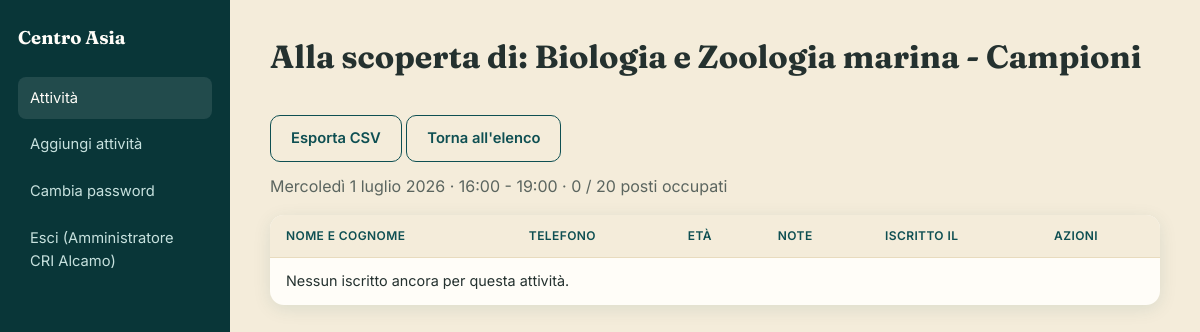
Screenshot of /admin/iscritti.php?attivita_id=1 (signed in) with the database file from the repository.
### tables this page shows
CREATE TABLE `attivita` (
  `id` int(10) unsigned NOT NULL AUTO_INCREMENT,
  `titolo` varchar(255) NOT NULL,
  `descrizione` text DEFAULT NULL,
  `responsabile` varchar(150) DEFAULT NULL,
  `note_interne` varchar(255) DEFAULT NULL COMMENT 'Note visibili solo in admin (es. "data da destinarsi")',
  `data_attivita` date DEFAULT NULL COMMENT 'NULL se data ancora da definire',
  `ora_inizio` time DEFAULT NULL,
  `ora_fine` time DEFAULT NULL,
  `posti_max` smallint(5) unsigned NOT NULL DEFAULT 20,
  `partecipazione_libera` tinyint(1) NOT NULL DEFAULT 0 COMMENT '1 = nessun limite di posti / accesso libero',
  `quota_da_definire` tinyint(1) NOT NULL DEFAULT 0 COMMENT '1 = quota torneo ancora da definire',
  `data_da_definire` tinyint(1) NOT NULL DEFAULT 0,
  `attiva` tinyint(1) NOT NULL DEFAULT 1 COMMENT 'Se 0, non visibile/iscrivibile sul sito pubblico',
  `creato_il` timestamp NOT NULL DEFAULT current_timestamp(),
  `aggiornato_il` timestamp NOT NULL DEFAULT current_timestamp() ON UPDATE current_timestamp(),
  PRIMARY KEY (`id`),
  KEY `idx_data` (`data_attivita`),
  KEY `idx_attiva` (`attiva`)
);

### includes/functions.php (called while the page is built, shortened)
<?php
function h(?string $s): string
{
    return htmlspecialchars($s ?? '', ENT_QUOTES, 'UTF-8');
}
function formattaDataItaliana(?string $data): string
{
    $giorni = ['Domenica', 'Lunedì', 'Martedì', 'Mercoledì', 'Giovedì', 'Venerdì', 'Sabato'];
    $mesi = ['', 'gennaio', 'febbraio', 'marzo', 'aprile', 'maggio', 'giugno',
             'luglio', 'agosto', 'settembre', 'ottobre', 'novembre', 'dicembre'];
    $ts = strtotime($data);
    $giornoSettimana = $giorni[(int) date('w', $ts)];
    $giorno = (int) date('j', $ts);
    $mese = $mesi[(int) date('n', $ts)];
    $anno = date('Y', $ts);
    return "{$giornoSettimana} {$giorno} {$mese} {$anno}";
}
function formattaOrario(?string $ora): string
{
    return substr($ora, 0, 5);
}
function fasciaOraria(array $attivita): string
{
    $fine = !empty($attivita['ora_fine']) ? ' - ' . formattaOrario($attivita['ora_fine']) : '';
    return formattaOrario($attivita['ora_inizio']) . $fine;
}

### admin/iscritti.php (the view, shortened to what this page needs)
<?php
$pdo = getDB();
$attivitaId = filter_input(INPUT_GET, 'attivita_id', FILTER_VALIDATE_INT);
$stmt = $pdo->prepare('SELECT * FROM attivita WHERE id = :id');
$stmt->execute(['id' => $attivitaId]);
$attivita = $stmt->fetch();
$stmt = $pdo->prepare('SELECT * FROM iscrizioni WHERE attivita_id = :id ORDER BY iscritto_il ASC');
$stmt->execute(['id' => $attivitaId]);
$iscritti = $stmt->fetchAll();
require __DIR__ . '/includes/layout_top.php';
?>
<div class="admin-toolbar">
    <h1><?= h($attivita['titolo']) ?></h1>
    <div>
        <a class="btn btn-secondario" href="esporta_csv.php?attivita_id=<?= (int) $attivitaId ?>">Esporta CSV</a>
        <a class="btn btn-secondario" href="index.php">Torna all'elenco</a>
    </div>
</div>
<p style="color:#5B655F;margin-top:-10px">
    <?= (int) $attivita['data_da_definire'] === 1 ? 'Data da destinarsi' : h(formattaDataItaliana($attivita['data_attivita'])) ?>
    <?php if (fasciaOraria($attivita)): ?> &middot; <?= h(fasciaOraria($attivita)) ?><?php endif; ?>
    &middot; <?= count($iscritti) ?> / <?= (int) $attivita['posti_max'] ?> posti occupati
</p>
<table class="tabella-admin">
    <thead>
        <tr>
            <th>Nome e cognome</th>
            <th>Telefono</th>
            <th>Età</th>
            <th>Note</th>
            <th>Iscritto il</th>
            <th>Azioni</th>
        </tr>
    </thead>
    <tbody>
    <?php if (!$iscritti): ?>
        <tr><td colspan="6">Nessun iscritto ancora per questa attività.</td></tr>
    <?php endif; ?>
    </tbody>
</table>
<?php require __DIR__ . '/includes/layout_bottom.php'; ?>

### css/style.css (style rules this page uses)
:root { --sabbia: #F4ECDA; --sabbia-scura: #E8DBBE; --mare: #0E4F52; --mare-scuro: #093638; --rosso-cri: #C1121F; --rosso-cri-scuro: #96090F; --corallo: #E8895C; --inchiostro: #24312F; --grigio-testo: #5B655F; --bianco: #FFFDF8; --verde-ok: #2F7A4F; --ambra: #B8791A; --font-display: 'Fraunces', Georgia, serif; --font-body: 'Inter', -apple-system, BlinkMacSystemFont, sans-serif; --raggio: 14px; --ombra: 0 4px 18px rgba(14, 79, 82, 0.10); }
* { box-sizing: border-box; }
html { scroll-behavior: smooth; }
body { margin: 0; font-family: var(--font-body); background: var(--sabbia); color: var(--inchiostro); line-height: 1.55; }
a { color: inherit; }
.btn { display: inline-block; text-decoration: none; text-align: center; font-family: var(--font-body); font-weight: 600; font-size: 0.92rem; padding: 11px 20px; border-radius: 10px; border: none; cursor: pointer; transition: transform 0.12s ease, box-shadow 0.12s ease; }
.btn-secondario { background: transparent; color: var(--mare); border: 1.5px solid var(--mare); }
.admin-body { background: var(--sabbia); }
.admin-content h1 { font-family: var(--font-display); color: var(--inchiostro); margin-top: 0; }
.admin-toolbar { display: flex; justify-content: space-between; align-items: center; margin-bottom: 22px; flex-wrap: wrap; gap: 12px; }
table.tabella-admin { width: 100%; border-collapse: collapse; background: var(--bianco); border-radius: var(--raggio); overflow: hidden; box-shadow: var(--ombra); }
table.tabella-admin th, table.tabella-admin td { padding: 12px 16px; text-align: left; font-size: 0.9rem; border-bottom: 1px solid var(--sabbia-scura); }
table.tabella-admin th { background: var(--sabbia); color: var(--mare); font-weight: 600; text-transform: uppercase; font-size: 0.75rem; letter-spacing: 0.4px; }
table.tabella-admin tr:last-child td { border-bottom: none; }

### rows the page displays
attivita: titolo "Alla scoperta di: Biologia e Zoologia marina - Campioni", data_attivita "Mercoledì 1 luglio 2026", fasciaOraria($attivita) "16:00 - 19:00", posti_max "20"

### other values shown
$_SESSION['admin_nome'] "Amministratore CRI Alcamo"
count($iscritti) "0"
